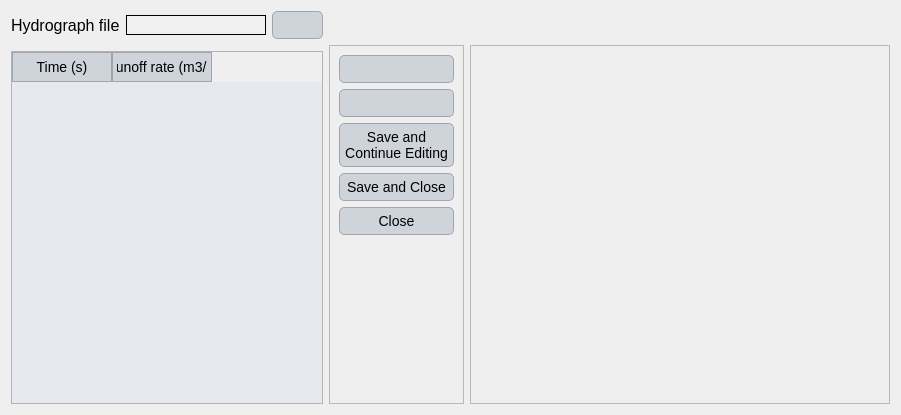
<?xml version="1.0" encoding="UTF-8"?>
<ui version="4.0">
 <class>Dialog</class>
 <widget class="QDialog" name="Dialog">
  <property name="geometry">
   <rect>
    <x>0</x>
    <y>0</y>
    <width>901</width>
    <height>415</height>
   </rect>
  </property>
  <property name="windowTitle">
   <string>Dialog</string>
  </property>
  <property name="styleSheet">
   <string notr="true">QLabel {
    font-family: 'Georgia'; /* Cambiar la fuente a Georgia */
    font-size: 16px; /* Cambiar el tamaño de la fuente */
    color: #000000; /* Color del texto (blanco) */
}

QLineEdit {
    font-family: 'Georgia'; /* Cambiar la fuente a Georgia */
    font-size: 14px; /* Cambiar el tamaño de la fuente */
    color: #000000; /* Color del texto (blanco) */
    background-color: #f0f0f0; /* Color de fondo del QLineEdit */
    border: 1px solid #000000; /* Borde blanco */
}

QComboBox {
    font-family: 'Georgia'; /* Cambiar la fuente a Georgia */
    font-size: 14px; /* Cambiar el tamaño de la fuente */
    color: #000000; /* Color del texto (blanco) */
    background-color: #cfd4da; /* Fondo oscuro del ComboBox */
}

QRadioButton {
    font-family: 'Georgia'; /* Cambiar la fuente a Georgia */
    font-size: 14px; /* Cambiar el tamaño de la fuente */
    color: #000000; /* Color del texto (blanco) */
}

QCheckBox {
    font-family: 'Georgia'; /* Cambiar la fuente a Georgia */
    font-size: 14px; /* Cambiar el tamaño de la fuente */
    color: #000000; /* Color del texto (blanco) */
}

/* Cambiar la fuente y estilo de los QPushButton */
QPushButton {
    font-family: 'Georgia'; /* Cambiar la fuente */
    font-size: 14px; /* Cambiar el tamaño de la fuente */
    color: #000000; /* Color del texto negro */
    background-color: #cfd4da; /* Fondo gris claro */
    border: 1px solid #a1a6ad; /* Borde gris medio */
    border-radius: 5px; /* Bordes redondeados */
    padding: 5px; /* Espaciado interno */
}

/* Estilo cuando el ratón pasa sobre el botón */
QPushButton:hover {
    color: #000000; /* Mantener el texto negro */
    background-color: #b7bcc3; /* Fondo gris un poco más oscuro al pasar el mouse */
}

/* Estilo cuando el botón está presionado */
QPushButton:pressed {
    background-color: #a6acb3; /* Fondo ligeramente más oscuro al presionar */
    color: #000000; /* Mantener el texto negro cuando se presiona */
}



/* Estilo general para QTableWidget y QTableView */
QTableWidget, QTableView {
    font-family: 'Georgia'; /* Cambiar la fuente a Georgia */
    font-size: 14px; /* Tamaño de la fuente */
    color: #000000; /* Color del texto negro */
    background-color: #e6e9ed; /* Fondo gris claro para la tabla */
    gridline-color: #a1a6ad; /* Color de las líneas de la tabla (gris medio) */
    selection-background-color: #b7bcc3; /* Color de fondo cuando se selecciona una celda (gris suave) */
    selection-color: #000000; /* Color del texto cuando la celda está seleccionada (negro) */
}

/* Estilo para el encabezado horizontal de la tabla */
QHeaderView::section {
    font-family: 'Georgia'; /* Cambiar la fuente a Georgia */
    font-size: 14px; /* Tamaño de la fuente */
    color: #000000; /* Color del texto negro */
    background-color: #cfd4da; /* Fondo gris claro del encabezado */
    border: 1px solid #a1a6ad; /* Borde gris medio entre las secciones */
    padding: 4px; /* Espaciado interno en el encabezado */
}

/* Estilo para las celdas de la tabla al pasar el mouse */
QTableWidget::item:hover, QTableView::item:hover {
    background-color: #b7bcc3; /* Fondo gris suave al pasar el mouse */
    color: #000000; /* Mantener el texto negro */
}

/* Estilo para las celdas cuando están seleccionadas */
QTableWidget::item:selected, QTableView::item:selected {
    background-color: #a6acb3; /* Fondo gris intermedio cuando está seleccionado */
    color: #000000; /* Texto negro cuando está seleccionado */
}

/* Ajustar el tamaño de las celdas */
QTableWidget::item, QTableView::item {
    padding: 4px; /* Espaciado interno de las celdas */
}

/* Estilo para el borde inferior de la tabla */
QTableCornerButton::section {
    background-color: #cfd4da; /* Fondo del botón de esquina */
    border: 1px solid #a1a6ad; /* Borde gris medio del botón de esquina */
}</string>
  </property>
  <layout class="QGridLayout" name="gridLayout">
   <item row="2" column="0">
    <widget class="QTableWidget" name="tableWidget">
     <column>
      <property name="text">
       <string>Time (s)</string>
      </property>
     </column>
     <column>
      <property name="text">
       <string>Runoff rate (m3/s)</string>
      </property>
     </column>
    </widget>
   </item>
   <item row="1" column="2" rowspan="2">
    <widget class="QFrame" name="frame_2">
     <property name="minimumSize">
      <size>
       <width>420</width>
       <height>0</height>
      </size>
     </property>
     <property name="maximumSize">
      <size>
       <width>420</width>
       <height>16777215</height>
      </size>
     </property>
     <property name="frameShape">
      <enum>QFrame::StyledPanel</enum>
     </property>
     <property name="frameShadow">
      <enum>QFrame::Raised</enum>
     </property>
    </widget>
   </item>
   <item row="1" column="1" rowspan="2">
    <widget class="QFrame" name="frame">
     <property name="frameShape">
      <enum>QFrame::StyledPanel</enum>
     </property>
     <property name="frameShadow">
      <enum>QFrame::Raised</enum>
     </property>
     <layout class="QGridLayout" name="gridLayout_2">
      <item row="3" column="0">
       <widget class="QPushButton" name="save_close">
        <property name="text">
         <string>Save and Close</string>
        </property>
       </widget>
      </item>
      <item row="0" column="0">
       <widget class="QPushButton" name="add">
        <property name="text">
         <string/>
        </property>
       </widget>
      </item>
      <item row="5" column="0">
       <spacer name="verticalSpacer">
        <property name="orientation">
         <enum>Qt::Vertical</enum>
        </property>
        <property name="sizeHint" stdset="0">
         <size>
          <width>20</width>
          <height>40</height>
         </size>
        </property>
       </spacer>
      </item>
      <item row="1" column="0">
       <widget class="QPushButton" name="remove">
        <property name="text">
         <string/>
        </property>
       </widget>
      </item>
      <item row="4" column="0">
       <widget class="QPushButton" name="close_dialog">
        <property name="text">
         <string>Close</string>
        </property>
       </widget>
      </item>
      <item row="2" column="0">
       <widget class="QPushButton" name="save_continue">
        <property name="text">
         <string>Save and 
Continue Editing</string>
        </property>
       </widget>
      </item>
     </layout>
    </widget>
   </item>
   <item row="0" column="0">
    <layout class="QHBoxLayout" name="horizontalLayout">
     <item>
      <widget class="QLabel" name="label">
       <property name="text">
        <string>Hydrograph file</string>
       </property>
      </widget>
     </item>
     <item>
      <widget class="QLineEdit" name="file_hydrograph"/>
     </item>
     <item>
      <widget class="QPushButton" name="browse_hydrograph">
       <property name="text">
        <string/>
       </property>
      </widget>
     </item>
    </layout>
   </item>
  </layout>
 </widget>
 <resources/>
 <connections/>
</ui>
